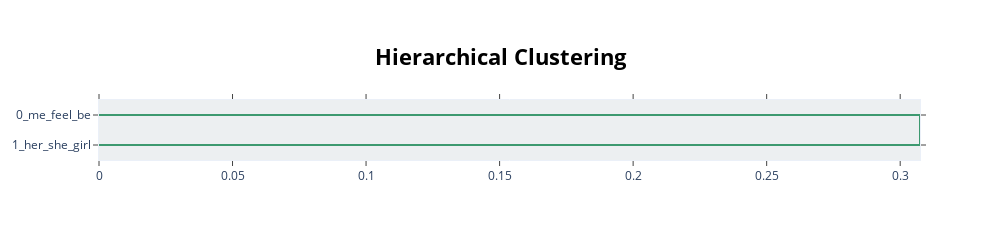

Write notebook code for a chart like this one.
### Code cell
model.visualize_hierarchy(top_n_topics=30)

### Figure 1 — Plotly figure (JSON) as saved in the notebook; plotly's stock layout.template omitted (floating-point values rounded to 4 significant figures)
{"data": [{"hoverinfo": "text", "marker": {"color": "rgb(61,153,112)"}, "mode": "lines", "type": "scatter", "x": [0, 0.3074, 0.3074, 0], "xaxis": "x", "y": [-5, -5, -15, -15], "yaxis": "y"}], "layout": {"autosize": false, "height": 230, "hoverlabel": {"bgcolor": "white", "font": {"family": "Rockwell", "size": 16}}, "hovermode": "closest", "plot_bgcolor": "#ECEFF1", "showlegend": false, "title": {"font": {"color": "Black", "size": 22}, "text": "<b>Hierarchical Clustering</b>", "x": 0.5, "xanchor": "center", "yanchor": "top"}, "width": 1000, "xaxis": {"mirror": "allticks", "rangemode": "tozero", "showgrid": false, "showline": true, "showticklabels": true, "ticks": "outside", "type": "linear", "zeroline": false}, "yaxis": {"mirror": "allticks", "range": [-20, 0], "rangemode": "tozero", "showgrid": false, "showline": true, "showticklabels": true, "tickmode": "array", "ticks": "outside", "ticktext": ["0_me_feel_be", "1_her_she_girl"], "tickvals": [-5, -15], "type": "linear", "zeroline": false}}}
